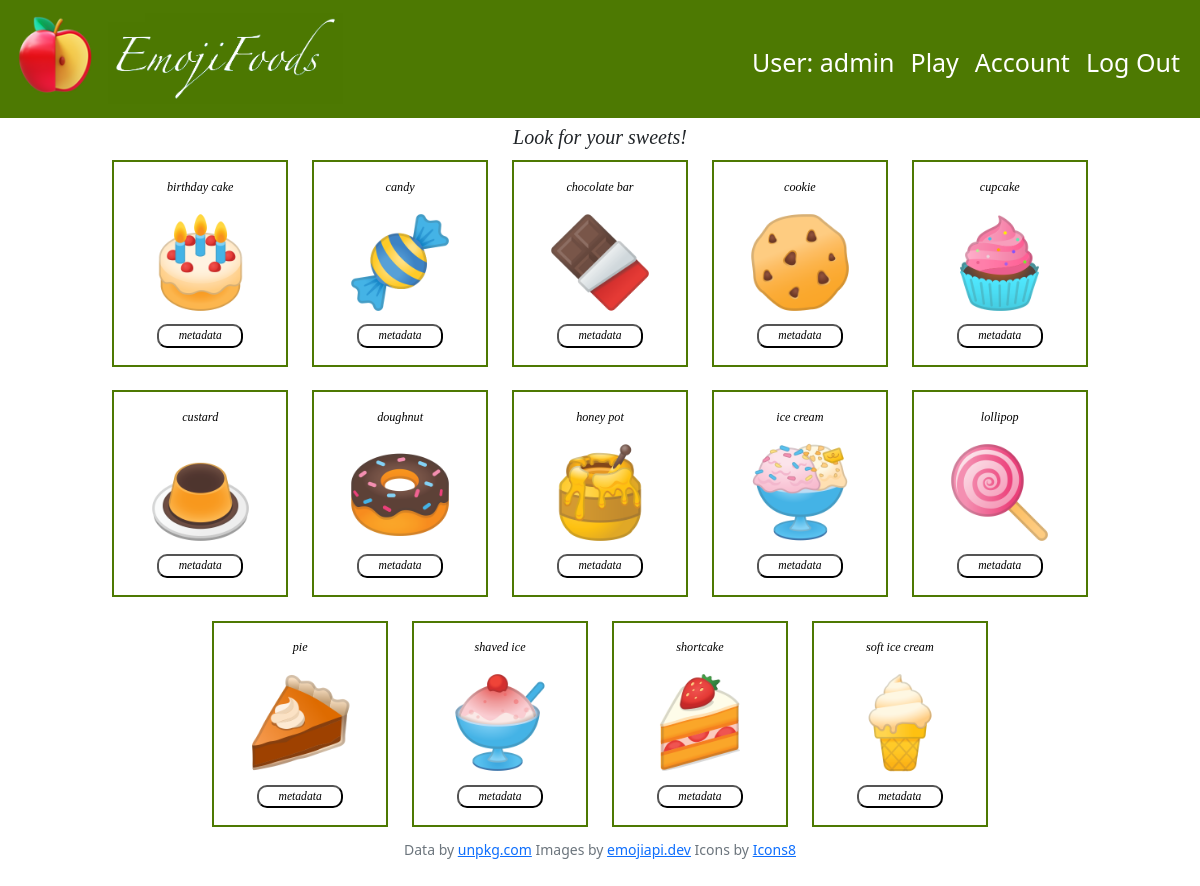
Page /sweets (signed in) on the committed database.
### tables this page shows
CREATE TABLE users (
user_id INTEGER PRIMARY KEY,
username TEXT UNIQUE,
password TEXT
);

CREATE TABLE emojis (emoji_id INTEGER PRIMARY KEY, codes TEXT,    name TEXT, img_name TEXT, char TEXT, subgroup TEXT);

### app.py (the view)
@app.route("/sweets")
@login_required
def sweets():
    user_id = session["user_id"]
    username = db.execute("SELECT username FROM users WHERE user_id = ?", user_id)[0]["username"]
    list_sweets = db.execute("SELECT * FROM emojis WHERE subgroup = ? ORDER BY name", "food-sweet")
    return render_template("sweets.html", list_subgroup=list_sweets, username=username)

### app.py (called while the page is built)
@app.after_request
def after_request(response):
    response.headers["Cache-Control"] = "no-cache, no-store, must-revalidate"
    response.headers["Expires"] = 0
    response.headers["Pragma"] = "no-cache"
    return response

### helpers.py (called while the page is built)
def login_required(f):
    @wraps(f)
    def decorated_function(*args, **kwargs):
        if session.get("user_id") is None:
            return redirect("/login")
        return f(*args, **kwargs)
    return decorated_function

### templates/sweets.html (shortened to what this page needs)
{% extends "layout.html" %}
{% block main %}
    <h2 id="headers">Look for your sweets!</h2>
    <div class="items-container">
        {% for item in list_subgroup %}
            <div class="items-cols">
                <p class="emoji-name">{{ item["name"] }}</p>
                <img class="image-sell" src="/static/images_food/{{ item['img_name'] }}" alt="/static/images/{{ item['img_name'] }}">
                <form action="/metadata" method="post">
                    <button type="submit" class="info-btn" name="submit_meta" value="{{ item['codes'] }}">metadata</button>
                </form>
            </div>
        {% endfor %}
    </div>
{% endblock %}

### templates/layout.html (shortened to what this page needs)
<!DOCTYPE html>
<html lang="en">
    <head>
        <link href="https://cdn.jsdelivr.net/npm/bootstrap@5.1.3/dist/css/bootstrap.min.css" rel="stylesheet">
        <link href="/static/styles.css" rel="stylesheet">
    </head>
    <body>
        <nav class="navbar navbar-expand-md navbar-light" id="signer">
            <div class="container-fluid">
                <a class="navbar-brand" href="/">
                    <img id="emojiimage"src="/static/images_design/apple.png">
                    <img id="emojisign" src="/static/images_design/emojifoods.png">
                </a>
                <div class="collapse navbar-collapse" id="navbar">
                    {% if session["user_id"] %}
                        <ul class="navbar-nav ms-auto mt-2">
                            <li class="nav-item"><a class="nav-link">User: {{ username }}</a></li>
                            <li class="nav-item"><a class="nav-link" href="/play">Play</a></li>
                            <li class="nav-item"><a class="nav-link" href="/account">Account</a></li>
                            <li class="nav-item"><a class="nav-link" href="/logout">Log Out</a></li>
                        </ul>
                    {% else %}
                        <ul class="navbar-nav ms-auto mt-2">
                            <li class="nav-item"><a class="nav-link" href="/register">Register</a></li>
                            <li class="nav-item"><a class="nav-link" href="/login">Log In</a></li>
                        </ul>
                    {% endif %}
                </div>
            </div>
        </nav>
        <main>
            <div class="container-fluid pt-2">
                {% block main %}{% endblock %}
            </div>
        </main>
        <footer class="mb-5 small text-center text-muted">
            Data by <a href="https://unpkg.com/emoji.json@14.0.0/emoji.json">unpkg.com</a>
            Images by <a href="https://emojiapi.dev/">emojiapi.dev</a>
            Icons by <a target="_blank" href="https://icons8.com">Icons8</a>
        </footer>
    </body>
</html>

### static/styles.css (style rules this page uses)
#navbar .nav-link { font-size: 25px; color: #FFFFFF; }
nav .navbar-brand { font-size: xx-large; }
#signer { background-color: #4D7902; }
#emojiimage { width: 13%; object-fit: cover; }
#emojisign { width: 35%; object-fit: cover; }
.container-fluid { margin-right: auto; margin-left: auto; }
#headers { font: italic 150% Georgia; font-size: calc(0.5rem + 1vw); text-align: center; margin: auto; }
.emoji-name { width: 100%; float: right; margin-top: 10%; font: italic 100% Georgia; font-size: calc(0.01rem + 1vw); text-align: center; }
.image-sell { display: block; width: 60%; margin-left: auto; margin-right: auto; margin-bottom: 6%; }
.items-container { width: 100%; display: flex; flex-wrap: wrap; justify-content: center; }
.items-container>* { flex: 0 0 15%; }
.items-cols { background-color: #FFFFFF; border: 2px solid #4D7902; color: black; margin: 1% 1% 1% 1%; cursor: default; width: 15%; }
.info-btn { display: flex; width: 50%; height: 12%; margin-left: auto; margin-right: auto; margin-bottom: 10%; background-color:#FFFFFF; border-radius: 10px; justify-content: center; font-size: calc(0.35rem + 0.5vw); font-family: georgia; font-style: italic; }

### rows in the picture
users: username "admin"
emojis: name "birthday cake", img_name (picture)
emojis: name "candy", img_name (picture)
emojis: name "chocolate bar", img_name (picture)
emojis: name "cookie", img_name (picture)
emojis: name "cupcake", img_name (picture)
emojis: name "custard", img_name (picture)
emojis: name "doughnut", img_name (picture)
emojis: name "honey pot", img_name (picture)
emojis: name "ice cream", img_name (picture)
emojis: name "lollipop", img_name (picture)
emojis: name "pie", img_name (picture)
emojis: name "shaved ice", img_name (picture)
emojis: name "shortcake", img_name (picture)
emojis: name "soft ice cream", img_name (picture)
